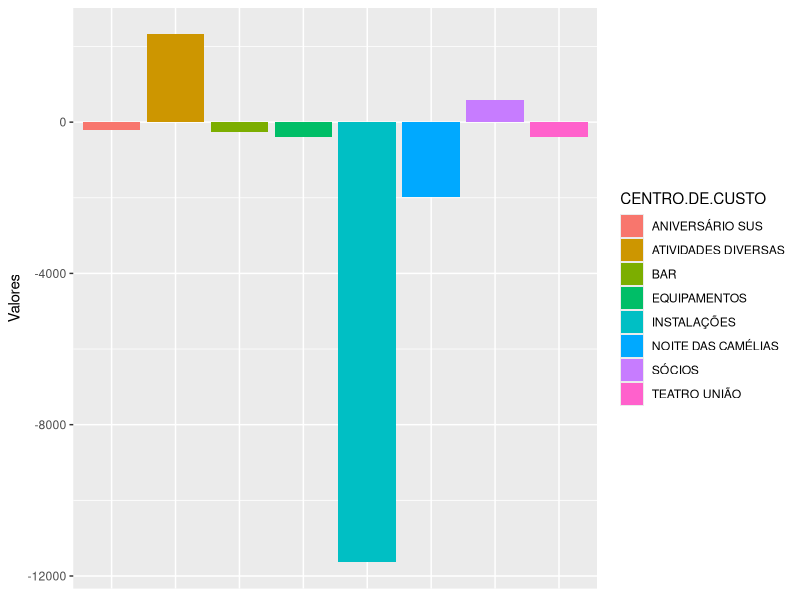

R code for this plot:
## ---- chunk 1
knitr::opts_chunk$set(echo = TRUE)
## ---- chunk 2
library(dplyr)
library(ggplot2)
library(openxlsx)
library(lubridate)
## ---- chunk 3
setwd("/Users/vascoalbertofiliperibeiro/R/SUS")
ccRubri <- read.delim("./CentrosdeCusto.csv", sep = ";")
ccRubri <- ccRubri %>% arrange(CENTRO.DE.CUSTO)
knitr::kable(ccRubri)
## ---- chunk 4
dados2019 <- tibble()
setwd("/Users/vascoalbertofiliperibeiro/R/SUS")
for (i in 1:12) {
        dadosTMP <- read.xlsx("./2019/tabelas_por_mes/tabelas_Final.xlsx", 
                              sheet = i, detectDates = TRUE)
        dados2019 <- bind_rows(dados2019, dadosTMP)
}

dados2019$CENTRO.DE.CUSTO <- gsub("ENCARGOS COM INSTALAÇÕES", 
                                  "INSTALAÇÕES", dados2019$CENTRO.DE.CUSTO)

## ---- chunk 5
dados2019$CENTRO.DE.CUSTO <- gsub("ENCARGOS COM COLABORADORES", 
                                  "NOITE DAS CAMÉLIAS", dados2019$CENTRO.DE.CUSTO)

dados2019$RUBRICA <- gsub("ALIMENTAÇÃO|COMBUSTÍVEL", 
     "ENCARGOS COM COLABORADORES", dados2019$RUBRICA)

write.xlsx(dados2019, "./2019/tabelas_por_mes/dados2019Final.xlsx")

## ---- chunk 6

saldo2018 <- as.integer(dados2019$SALDO.CONTABILÍSTICO[1] +
                                abs(dados2019$IMPORTÂNCIA[1]))
## ---- chunk 7

dados2019_by_CC <- dados2019 %>% group_by(CENTRO.DE.CUSTO)
balancoAnualCC <- dados2019_by_CC %>% summarise(Valores = sum(IMPORTÂNCIA))
gasto2019 <- as.integer(sum(balancoAnualCC$Valores))
knitr::kable(balancoAnualCC)
## ---- chunk 8
saldo2019 <- saldo2018 + gasto2019

tabelaRendimentos <- tibble(Conta2018 = saldo2018, 
                            Conta2019 = saldo2019, 
                            Variação = saldo2019-saldo2018)

knitr::kable(tabelaRendimentos)
## ---- chunk 9
dados2019_by_CC_Rubri <- dados2019 %>% group_by(CENTRO.DE.CUSTO, RUBRICA)
balancoAnualCC_Rubri <- dados2019_by_CC_Rubri %>% summarise(Valores = sum(IMPORTÂNCIA))
knitr::kable(balancoAnualCC_Rubri)
## ---- chunk 10

ggplot(balancoAnualCC, aes(fill = CENTRO.DE.CUSTO, y = Valores, x = CENTRO.DE.CUSTO)) + 
        geom_bar(position="dodge", stat="identity") +
        theme(axis.title.x=element_blank(),
        axis.text.x=element_blank(),
        axis.ticks.x=element_blank())

## ---- chunk 11
dados2019_by_CC_Mes <- dados2019 %>% group_by(CENTRO.DE.CUSTO, Mês)
balancoMensalCC <- dados2019_by_CC_Mes %>% summarise(Valores = sum(IMPORTÂNCIA))
balancoMensalCC$Mês <- as.integer(balancoMensalCC$Mês)

gastos2019 <- balancoMensalCC %>% filter(Valores < 0)
rendimentos2019 <- balancoMensalCC %>% filter(Valores > 0)

gastos2019 <- gastos2019 %>% arrange(Mês)
gastos2019$Mês <- month(gastos2019$Mês, label = TRUE)
gastos2019 <- gastos2019[,c(2,1,3)]
        
rendimentos2019 <- rendimentos2019 %>% arrange(Mês)
rendimentos2019$Mês <- month(rendimentos2019$Mês, label = TRUE)
rendimentos2019 <- rendimentos2019[,c(2,1,3)]

knitr::kable(rendimentos2019)
knitr::kable(gastos2019)
